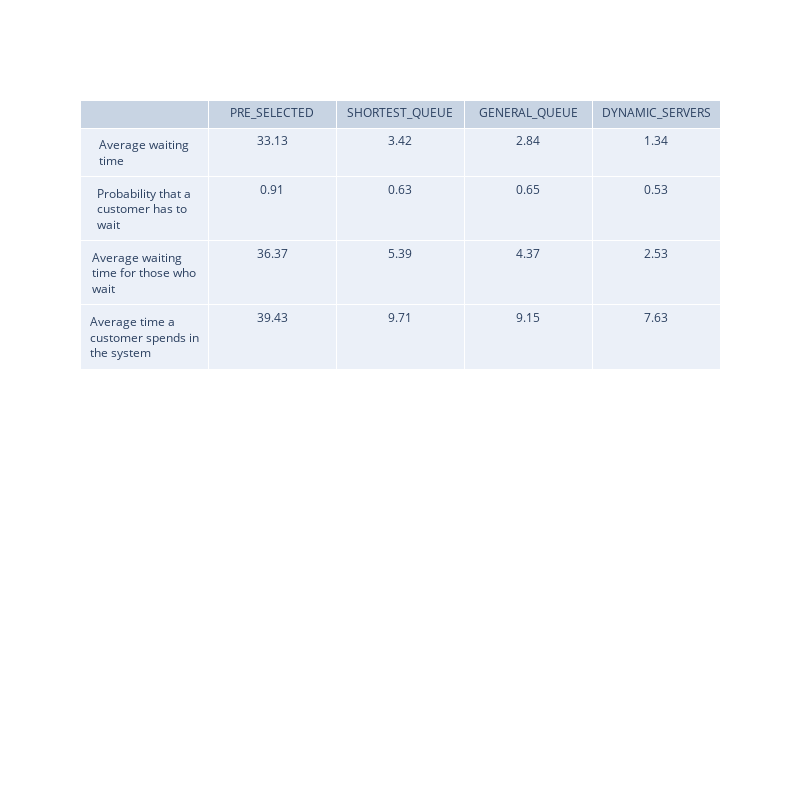

This figure's notebook cell:
### Code cell
avg_time = [0,0,0,0]
prob_wait = [0,0,0,0]
avg_waiting_for = [0,0,0,0]
avg_time_spent = [0,0,0,0]
values = [[0,0,0,0],[0,0,0,0],[0,0,0,0],[0,0,0,0]]


def do_stuff(event,idx):
    devs = DEVS()
    devs.events_queue.add_event(event)
    while devs.events_queue.size > 0:
        devs.process_next_event()
    stats = devs.stats

    av_time_in_queue = sum([x.waiting_time_in_queue for x in stats]) / len(stats)
    values[idx][0] = values[idx][0] + av_time_in_queue
    print('Average waiting time: {0:.2f}'.format(av_time_in_queue))

    prob_to_wait = len([x for x in stats if x.waiting_time_in_queue > 0]) / len(stats)
    values[idx][1] = values[idx][1] + prob_to_wait
    print('Probability that a customer has to wait: {0:.2f}'.format(prob_to_wait))

    avTimeBetwArr = sum([x.inter_arrival_time for x in stats])/(len(stats)-1)
    print("Average time between arrivals: {0:.2f}".format(avTimeBetwArr))

    avServiceTime = sum([x.service_time for x in stats])/len(stats)
    print("Average service time: {0:.2f}".format(avServiceTime))

    numOfCustWhoWait = len([x for x in stats if x.waiting_time_in_queue>0])
    avTimeWhoWait = sum([x.waiting_time_in_queue for x in stats])/numOfCustWhoWait
    values[idx][2] = values[idx][2] + avTimeWhoWait
    print("Average waiting time for those who wait: {0:.2f}".format(avTimeWhoWait))

    avTimeInTheSystem1 = sum([x.time_in_system for x in stats])/len(stats)
    values[idx][3] = values[idx][3] + avTimeInTheSystem1
    print("Average time a customer spends in the system: {0:.2f}\n".format(avTimeInTheSystem1))

def toFixed(numObj, digits=2):
    return f"{numObj:.{digits}f}"

names = [""]
fields = ['Average waiting time','Probability that a customer has to wait','Average waiting time for those who wait','Average time a customer spends in the system']
for name, member in SYSTEM_TYPE.__members__.items():
    print(member.value)
    names.append(name)
    print('\n' + name + ': \n')
    # if name =="DYNAMIC_SERVERS":
    for x in range(3):
         do_stuff(ArrivalEvent(10000, member),member.value)
def dosmth(arr):
    arre = [toFixed(n/3) for n in arr]
    return arre

values = [dosmth(n) for n in values]


fig = go.Figure(data=[go.Table(header=dict(values=names),
                 cells=dict(values=[fields, values[0],values[1],values[2],values[3]]))
                     ])
fig.update_layout(width=800, height=800)
fig.show()

### Figure 1 — Plotly figure (JSON) as saved in the notebook; plotly's stock layout.template omitted (floating-point values rounded to 4 significant figures)
{"data": [{"cells": {"values": [["Average waiting time", "Probability that a customer has to wait", "Average waiting time for those who wait", "Average time a customer spends in the system"], ["33.13", "0.91", "36.37", "39.43"], ["3.42", "0.63", "5.39", "9.71"], ["2.84", "0.65", "4.37", "9.15"], ["1.34", "0.53", "2.53", "7.63"]]}, "header": {"values": ["", "PRE_SELECTED", "SHORTEST_QUEUE", "GENERAL_QUEUE", "DYNAMIC_SERVERS"]}, "type": "table"}], "layout": {"height": 800, "width": 800}}
